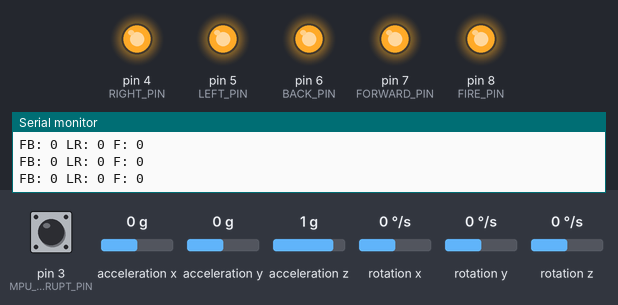
This sketch was run on a simulated Arduino Uno, built with avr-gcc and run on an emulated ATmega328P. Shown: output pins drawn as LEDs (lit = HIGH), the last lines printed to the serial monitor. The test bench sets the inputs (shaded band); at power-on: acceleration x 0 g, pin 3 (MPU_INTERRUPT_PIN) LOW, acceleration y 0 g, acceleration z 1 g, rotation x 0 °/s, rotation y 0 °/s, rotation z 0 °/s. The sensor or clock chip raises its interrupt line as the real part does.

Above: at 1.7 s.
1.8 s: acceleration x set to -0.3 g
At 2.5 s:
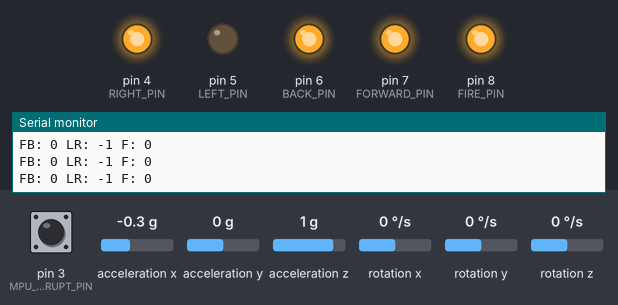
3.3 s: acceleration x set to 0.8 g
At 3.7 s:
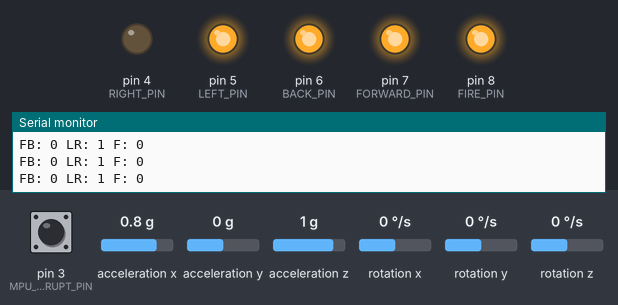
4.8 s: acceleration x set to 0.3 g
6.3 s: acceleration x set to 0 g
At 7.2 s:
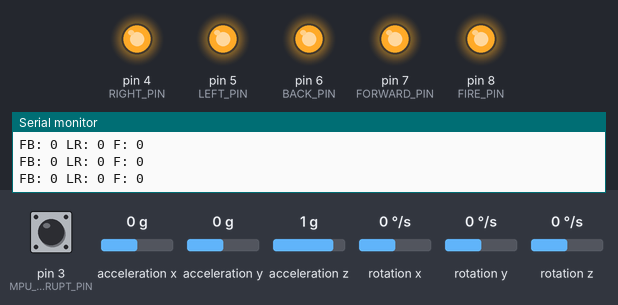
7.8 s: acceleration x set to -1.4 g
At 8.3 s:
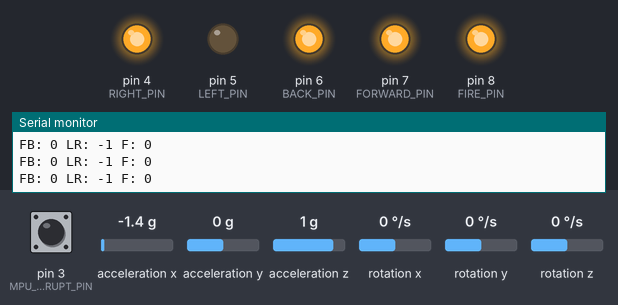
Timing chart, 0 to 10.3 s (numbered marks = the images above; inputs shaded):
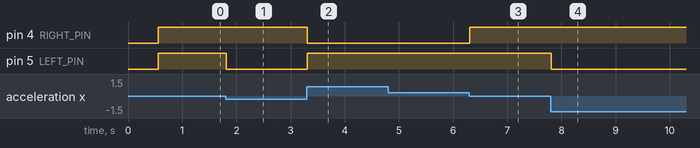

The sketch:

firmware.ino
```cpp
#include "I2Cdev.h"
#include "MPU6050_6Axis_MotionApps20.h"
#include <Wire.h>
#include <mcp_can.h>
#include <SPI.h>

// mpu code parts shamelessy stolen and adapted:

/* ============================================
I2Cdev device library code is placed under the MIT license
Copyright (c) 2012 Jeff Rowberg

Permission is hereby granted, free of charge, to any person obtaining a copy
of this software and associated documentation files (the "Software"), to deal
in the Software without restriction, including without limitation the rights
to use, copy, modify, merge, publish, distribute, sublicense, and/or sell
copies of the Software, and to permit persons to whom the Software is
furnished to do so, subject to the following conditions:

The above copyright notice and this permission notice shall be included in
all copies or substantial portions of the Software.

THE SOFTWARE IS PROVIDED "AS IS", WITHOUT WARRANTY OF ANY KIND, EXPRESS OR
IMPLIED, INCLUDING BUT NOT LIMITED TO THE WARRANTIES OF MERCHANTABILITY,
FITNESS FOR A PARTICULAR PURPOSE AND NONINFRINGEMENT. IN NO EVENT SHALL THE
AUTHORS OR COPYRIGHT HOLDERS BE LIABLE FOR ANY CLAIM, DAMAGES OR OTHER
LIABILITY, WHETHER IN AN ACTION OF CONTRACT, TORT OR OTHERWISE, ARISING FROM,
OUT OF OR IN CONNECTION WITH THE SOFTWARE OR THE USE OR OTHER DEALINGS IN
THE SOFTWARE.
===============================================
*/

#define CAN_INTERRUPT_PIN 2
#define CAN_CONTROL_PIN 9

#define MPU_INTERRUPT_PIN 3

#define ANGLE_THRESHOLD 6
#define THROTTLE_THRESHOLD 1

#define FORWARD_PIN 7
#define BACK_PIN 6
#define LEFT_PIN 5
#define RIGHT_PIN 4
#define FIRE_PIN 8

MCP_CAN can(CAN_CONTROL_PIN);

MPU6050 mpu;

// MPU control/status vars
bool dmpReady = false;  // set true if DMP init was successful
uint8_t mpuIntStatus;   // holds actual interrupt status byte from MPU
uint8_t devStatus;      // return status after each device operation (0 = success, !0 = error)
uint16_t packetSize;    // expected DMP packet size (default is 42 bytes)
uint16_t fifoCount;     // count of all bytes currently in FIFO
uint8_t fifoBuffer[64]; // FIFO storage buffer

// orientation/motion vars
VectorFloat gravity;    // [x, y, z]            gravity vector
Quaternion q;           // [w, x, y, z]         quaternion container
float ypr[3];           // [yaw, pitch, roll]   yaw/pitch/roll container and gravity vector


// ================================================================
// ===               INTERRUPT DETECTION ROUTINE                ===
// ================================================================

volatile bool mpuInterrupt = false;     // indicates whether MPU interrupt pin has gone high
void dmpDataReady() {
    mpuInterrupt = true;
}

bool setupMpu() {

  Wire.begin();
  Wire.setClock(400000); // 400kHz I2C clock. Comment this line if having compilation difficulties

  mpu.initialize();
  pinMode(MPU_INTERRUPT_PIN, INPUT);

  devStatus = mpu.dmpInitialize();

  // supply your own gyro offsets here, scaled for min sensitivity
  mpu.setXGyroOffset(85);
  mpu.setYGyroOffset(49);
  mpu.setZGyroOffset(-32);
  mpu.setXAccelOffset(-1563);
  mpu.setYAccelOffset(-1226);
  mpu.setZAccelOffset(1316);

  // supply your own gyro offsets here, scaled for min sensitivity
  mpu.setXGyroOffset(85);
  mpu.setYGyroOffset(49);
  mpu.setZGyroOffset(-32);
  mpu.setXAccelOffset(-1563);
  mpu.setYAccelOffset(-1226);
  mpu.setZAccelOffset(1316);

  // make sure it worked (returns 0 if so)
  if (devStatus == 0) {
      // turn on the DMP, now that it's ready
      Serial.println(F("Enabling DMP..."));
      mpu.setDMPEnabled(true);

      // enable Arduino interrupt detection
      //Serial.println(F("Enabling interrupt detection (Arduino external interrupt 0)..."));
      attachInterrupt(digitalPinToInterrupt(MPU_INTERRUPT_PIN), dmpDataReady, RISING);
      mpuIntStatus = mpu.getIntStatus();

      // set our DMP Ready flag so the main loop() function knows it's okay to use it
      //Serial.println(F("DMP ready! Waiting for first interrupt..."));
      dmpReady = true;

      // get expected DMP packet size for later comparison
      packetSize = mpu.dmpGetFIFOPacketSize();

      return true;
  } else {
      // ERROR!
      // 1 = initial memory load failed
      // 2 = DMP configuration updates failed
      // (if it's going to break, usually the code will be 1)
      Serial.print(F("DMP Initialization failed (code "));
      Serial.print(devStatus);
      Serial.println(F(")"));

      return false;
  }
}

void setup() {
  Serial.begin(9600);

  Serial.println("Welcome to Akronyme Analogikers' Wirklichkeitssteuerungsgeraet!");
  Serial.println("Setting up MPU...");

  if (!setupMpu()) {
    Serial.println("Failed to setup MPU...");
    while (1);
  }

  Serial.println("Done setting up gyro. Continuing with CAN...");
  // Initialize MCP2515 running at 16MHz with a baudrate of 500kb/s and the masks and filters disabled.
  if (can.begin(MCP_ANY, CAN_500KBPS, MCP_8MHZ) != CAN_OK) {
    Serial.println("Error Initializing MCP2515...");
    while (1);
  }

  can.setMode(MCP_NORMAL);   // Change to normal mode to allow messages to be transmitted
  Serial.println("MCP2515 Initialized Successfully!");

  pinMode(FORWARD_PIN, OUTPUT);
  pinMode(BACK_PIN, OUTPUT);
  pinMode(LEFT_PIN, OUTPUT);
  pinMode(RIGHT_PIN, OUTPUT);
  pinMode(FIRE_PIN, OUTPUT);

  digitalWrite(FORWARD_PIN, HIGH);
  digitalWrite(BACK_PIN, HIGH);
  digitalWrite(LEFT_PIN, HIGH);
  digitalWrite(RIGHT_PIN, HIGH);
  digitalWrite(FIRE_PIN, HIGH);

  Serial.println("Setup done! AMIIIIGAAA!");
}

unsigned char len = 0;
unsigned char data[] = {0,0,0,0,0,0,0,0};
unsigned long address = 0x0;

unsigned int counter = 0;

struct JoystickState {
  int fb;
  int lr;
  bool fire;
};

JoystickState state { 0, 0, false };

void updateYPR() {
  //Serial.println("updating ypr");
  // reset interrupt flag and get INT_STATUS byte
  mpuInterrupt = false;
  mpuIntStatus = mpu.getIntStatus();

  // get current FIFO count
  fifoCount = mpu.getFIFOCount();

  // check for overflow (this should never happen unless our code is too inefficient)
  if ((mpuIntStatus & 0x10) || fifoCount == 1024) {
    // reset so we can continue cleanly
    mpu.resetFIFO();
    Serial.println(F("FIFO overflow!"));
  // otherwise, check for DMP data ready interrupt (this should happen frequently)
  } else if (mpuIntStatus & 0x02) {
    // wait for correct available data length, should be a VERY short wait
    while (fifoCount < packetSize) fifoCount = mpu.getFIFOCount();

    // read a packet from FIFO
    mpu.getFIFOBytes(fifoBuffer, packetSize);

    // track FIFO count here in case there is > 1 packet available
    // (this lets us immediately read more without waiting for an interrupt)
    fifoCount -= packetSize;

    mpu.dmpGetQuaternion(&q, fifoBuffer);
    mpu.dmpGetGravity(&gravity, &q);
    mpu.dmpGetYawPitchRoll(ypr, &q, &gravity);
  }
}

unsigned long next_ms_log = 0;
float angle = 0;
void loop() {
  // if programming failed, don't try to do anything
  if (!dmpReady) return;

  if (mpuInterrupt || fifoCount >= packetSize) {
    updateYPR();
  }
  angle = ypr[1] *  180/M_PI;
  int newLr = 0;

  if(CAN_MSGAVAIL == can.checkReceive()) {
    can.readMsgBuf(&address, &len, data);      // Read data: len = data length, buf = data byte(s)
    if (address == 0x2d0) {
      state.fire = data[5] & 0x3;
    } else if (address == 0x294) {
      if (((unsigned int)data[6]) & 4) {
        state.fb = 1;
      } else if (state.fb == 1) {
        state.fb = 0;
      }
    } else if (address == 0x10c) {
      if ((unsigned int)data[6] > THROTTLE_THRESHOLD) {
        state.fb = -1;
      } else if (state.fb == -1) {
        state.fb = 0;
      }
    }
  }

  auto left_led = LOW;
  auto right_led = LOW;
  if (angle > ANGLE_THRESHOLD) {
    right_led = HIGH;
    state.lr = 1;
  } else if (angle < -ANGLE_THRESHOLD) {
    left_led = HIGH;
    state.lr = -1;
  } else {
    state.lr = 0;
  }
  digitalWrite(16, right_led);
  digitalWrite(17, left_led);
  unsigned long current_ms = millis();
  if (next_ms_log <= current_ms) {
    Serial.print("FB: ");
    Serial.print(state.fb);
    Serial.print(" LR: ");
    Serial.print(state.lr);
    Serial.print(" F: ");
    Serial.println(state.fire);
    next_ms_log = current_ms + 100;
  }

  digitalWrite(FORWARD_PIN, state.fb == -1 ? LOW : HIGH);
  digitalWrite(BACK_PIN, state.fb == 1 ? LOW : HIGH);

  digitalWrite(LEFT_PIN, state.lr == -1 ? LOW : HIGH);
  digitalWrite(RIGHT_PIN, state.lr == 1 ? LOW : HIGH);

  digitalWrite(FIRE_PIN, state.fire ? LOW : HIGH);
}
```

Measured:
- the behaviour switches between -0.1 and -0.2 g on acceleration x (found by bisection; images 0 and 1)
- the behaviour switches between 0.2 and 0.1 g on acceleration x (found by bisection; images 2 and 3)
- after the input at 1.8 s, pin 5 (LEFT_PIN): HIGH → LOW at once
- after the input at 3.3 s, pin 4 (RIGHT_PIN): HIGH → LOW at once; pin 5 (LEFT_PIN): LOW → HIGH at once
- after the input at 6.3 s, pin 4 (RIGHT_PIN): LOW → HIGH at once
- after the input at 7.8 s, pin 5 (LEFT_PIN): HIGH → LOW at once
